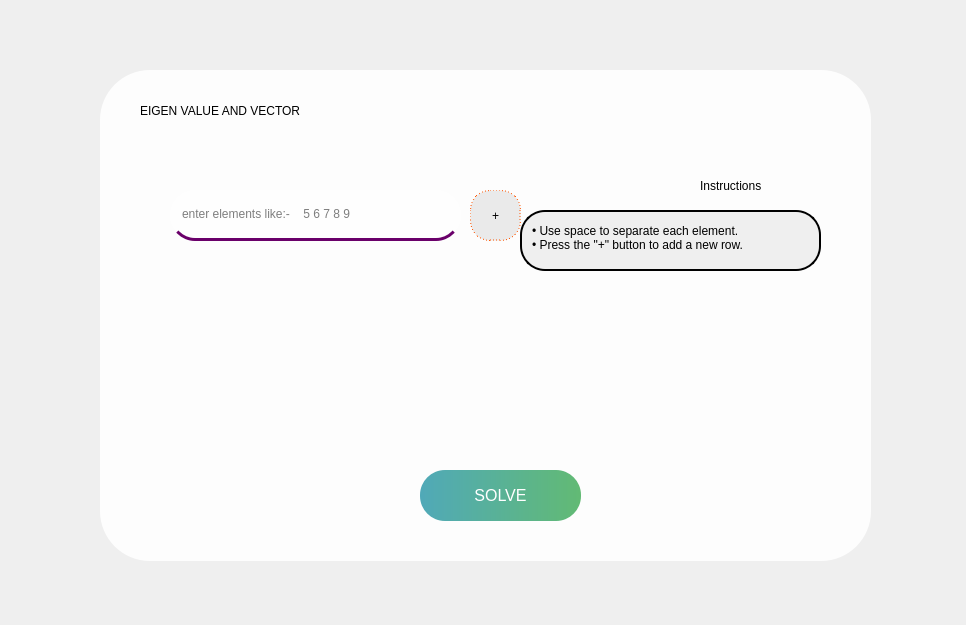
<?xml version="1.0" encoding="UTF-8"?>
<ui version="4.0">
 <class>MainWindow</class>
 <widget class="QMainWindow" name="MainWindow">
  <property name="geometry">
   <rect>
    <x>0</x>
    <y>0</y>
    <width>966</width>
    <height>625</height>
   </rect>
  </property>
  <property name="windowTitle">
   <string>MainWindow</string>
  </property>
  <widget class="QWidget" name="centralwidget">
   <widget class="QLabel" name="label">
    <property name="geometry">
     <rect>
      <x>-10</x>
      <y>-10</y>
      <width>981</width>
      <height>641</height>
     </rect>
    </property>
    <property name="text">
     <string/>
    </property>
    <property name="pixmap">
     <pixmap>forth_page_1.webp</pixmap>
    </property>
    <property name="scaledContents">
     <bool>true</bool>
    </property>
   </widget>
   <widget class="QLabel" name="label_2">
    <property name="geometry">
     <rect>
      <x>80</x>
      <y>50</y>
      <width>811</width>
      <height>531</height>
     </rect>
    </property>
    <property name="styleSheet">
     <string notr="true">
    background-color: rgba(255, 255, 255, 0.9); /* White background with 80% opacity */
    border-radius: 50px; /* Rounded corners */
    padding: 20px; /* Optional: Add some padding inside the box */
    margin: 20px; /* Optional: Add margin around the box */
    color: #000000; /* Text color inside the box */
</string>
    </property>
    <property name="text">
     <string/>
    </property>
   </widget>
   <widget class="QLabel" name="label_3">
    <property name="geometry">
     <rect>
      <x>140</x>
      <y>80</y>
      <width>471</width>
      <height>61</height>
     </rect>
    </property>
    <property name="styleSheet">
     <string notr="true">FONT-SIZE:30PX;</string>
    </property>
    <property name="text">
     <string>EIGEN VALUE AND VECTOR</string>
    </property>
   </widget>
   <widget class="QPushButton" name="pushButton">
    <property name="geometry">
     <rect>
      <x>420</x>
      <y>470</y>
      <width>161</width>
      <height>51</height>
     </rect>
    </property>
    <property name="styleSheet">
     <string notr="true">QPushButton {
    background: qlineargradient(x1:0, y1:0, x2:1, y2:0, stop:0 #50a9b8, stop:1 #62ba74); /* Blue to black as main theme */
    border-radius: 25px; /* Optional: for rounded corners */
    border: none; /* Optional: remove border */
    color: white; /* Text color */
    padding: 10px 20px; /* Optional: adjust padding */
    font-size: 16px; /* Optional: adjust font size */
    transition: background 10s; /* Super slow transition */
}

QPushButton:hover {
    background: qlineargradient(x1:0, y1:0, x2:1, y2:0, stop:0 #62ba74, stop:1 #50a9b8); /* Black to blue on hover */
}
</string>
    </property>
    <property name="text">
     <string>SOLVE</string>
    </property>
   </widget>
   <widget class="QLineEdit" name="lineEdit_4">
    <property name="geometry">
     <rect>
      <x>570</x>
      <y>820</y>
      <width>51</width>
      <height>51</height>
     </rect>
    </property>
    <property name="styleSheet">
     <string notr="true">QLineEdit {
    background: transparent; /* Makes the background transparent */
    font-size: 36px; /* Adjusts the font size */

    color: black; /* Sets the text color */
}
</string>
    </property>
    <property name="placeholderText">
     <string>0</string>
    </property>
   </widget>
   <widget class="QPushButton" name="pushButton_8">
    <property name="geometry">
     <rect>
      <x>0</x>
      <y>10</y>
      <width>71</width>
      <height>71</height>
     </rect>
    </property>
    <property name="styleSheet">
     <string notr="true">QPushButton {
                background-color: transparent;
                border: none; /* Remove default border */
                padding: 0;
                icon-size: 100px; /* Adjust icon size if needed */
            }
            QPushButton:hover {
                background-color: rgba(0, 0, 0, 0.1); /* Slightly darkened background */
                border: none;
            }
            QPushButton::icon {
                padding: 0;
                border-image: url(path_to_your_image.png); /* Set image */
            }
            QPushButton:hover::icon {
                border-image: url(path_to_your_hover_image.png); /* Blurred or darkened image on hover */
            }
</string>
    </property>
    <property name="text">
     <string/>
    </property>
    <property name="icon">
     <iconset>
      <normaloff>../../Downloads/DALL_E_2024-09-04_17.45.07_-_Create_several_spherical_buttons_with_a_back_arrow_symbol_in_a_style_that_matches_the_colorful_and_creative_physics-themed_image_filled_with_equations__1_-modified-removeb.png</normaloff>../../Downloads/DALL_E_2024-09-04_17.45.07_-_Create_several_spherical_buttons_with_a_back_arrow_symbol_in_a_style_that_matches_the_colorful_and_creative_physics-themed_image_filled_with_equations__1_-modified-removeb.png</iconset>
    </property>
    <property name="iconSize">
     <size>
      <width>60</width>
      <height>60</height>
     </size>
    </property>
    <property name="checkable">
     <bool>false</bool>
    </property>
    <property name="autoDefault">
     <bool>false</bool>
    </property>
   </widget>
   <widget class="QLabel" name="label_4">
    <property name="geometry">
     <rect>
      <x>700</x>
      <y>170</y>
      <width>101</width>
      <height>31</height>
     </rect>
    </property>
    <property name="styleSheet">
     <string notr="true">font: 14pt &quot;MS Shell Dlg 2&quot;;</string>
    </property>
    <property name="text">
     <string>Instructions</string>
    </property>
   </widget>
   <widget class="QLabel" name="label_5">
    <property name="geometry">
     <rect>
      <x>520</x>
      <y>210</y>
      <width>301</width>
      <height>61</height>
     </rect>
    </property>
    <property name="styleSheet">
     <string notr="true">color:rgb(0, 0, 0);
font:bold 10pt &quot;MS Shell Dlg 2&quot;;
background-color: rgba(234, 234, 234,0.7);

border: 2px solid rgba(0,0,0); 
border-radius:25px;
padding-top:10px;
padding-left:7px;
padding-bottom:1px;</string>
    </property>
    <property name="text">
     <string>• Use space to separate each element.
• Press the &quot;+&quot; button to add a new row.
</string>
    </property>
   </widget>
   <widget class="QLineEdit" name="lineEdit">
    <property name="geometry">
     <rect>
      <x>170</x>
      <y>190</y>
      <width>291</width>
      <height>51</height>
     </rect>
    </property>
    <property name="styleSheet">
     <string notr="true">background-color: rgba(255, 255, 255, 0.5);
border-bottom: 3px solid rgb(106, 0, 106);
font: 11pt &quot;MS Shell Dlg 2&quot;;
border-radius: 25px;
padding-left:10px</string>
    </property>
    <property name="text">
     <string/>
    </property>
    <property name="placeholderText">
     <string>enter elements like:-    5 6 7 8 9 </string>
    </property>
   </widget>
   <widget class="QPushButton" name="pushButton_2">
    <property name="geometry">
     <rect>
      <x>470</x>
      <y>190</y>
      <width>51</width>
      <height>51</height>
     </rect>
    </property>
    <property name="styleSheet">
     <string notr="true">background-color:rgba(204, 204, 204, 0.4);
border-radius:20px;
font: 18pt &quot;MS Shell Dlg 2&quot;;
border: 1px dashed rgb(255, 85, 0);</string>
    </property>
    <property name="text">
     <string>+</string>
    </property>
    <property name="shortcut">
     <string>Enter</string>
    </property>
   </widget>
   <widget class="QLabel" name="label_6">
    <property name="geometry">
     <rect>
      <x>190</x>
      <y>300</y>
      <width>251</width>
      <height>151</height>
     </rect>
    </property>
    <property name="styleSheet">
     <string notr="true">font: 12pt &quot;MS Shell Dlg 2&quot;;</string>
    </property>
    <property name="text">
     <string/>
    </property>
   </widget>
  </widget>
 </widget>
 <resources/>
 <connections/>
</ui>
